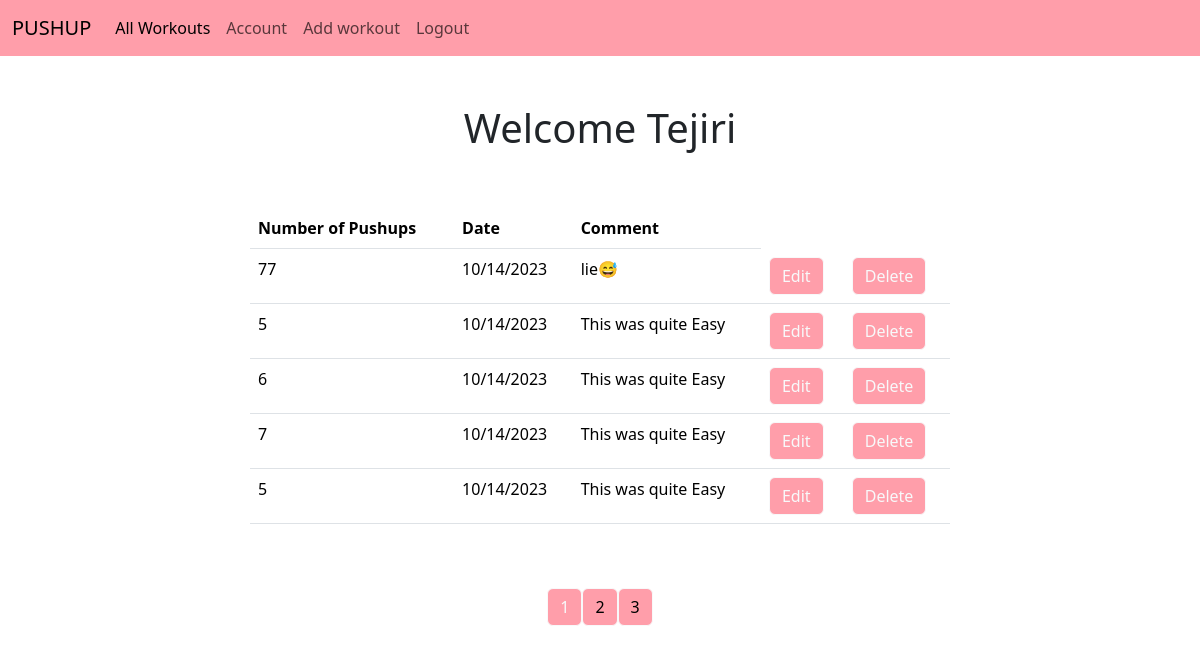
The page /all (signed in) on the database its author committed.
### models.py (models this page shows)
class User(db.Model,UserMixin):
    id=db.Column(db.Integer,primary_key=True, autoincrement=True)
    name = db.Column(db.String(250),nullable=False)
    email = db.Column(db.String(250), primary_key=False,nullable=False,)
    password = db.Column(db.String(250), primary_key=False,nullable=False)
    workouts=db.relationship('Workout',backref='author',lazy=True)

class Workout(db.Model):
    id=db.Column(db.Integer,primary_key=True,autoincrement=True)
    pushups =db.Column(db.Integer,nullable=False)
    date_posted = db.Column(db.DateTime,nullable=False,default=datetime.utcnow)
    comment=db.Column(db.Text,nullable=False)
    user_id=db.Column(db.Integer,db.ForeignKey('user.id'),nullable=False)

### main.py (the view)
@main.route('/all')
@login_required
def user_workouts():
    page=request.args.get('page',1,type=int)
    user=User.query.filter_by(email=current_user.email).first_or_404()
    workouts=Workout.query.filter_by(author=user).paginate(page=page,per_page=5)
    return render_template('all_workouts.html',workouts=workouts,user=user)

### init.py (called while the page is built)
def create_app():
    app=Flask(__name__)
    app.config["SECRET_KEY"] = "secret-key"
    app.config["SQLALCHEMY_DATABASE_URI"] = "sqlite:///db.sqlite"
    db.init_app(app)
    login_manager=LoginManager()
    login_manager.login_view='auth.login'
    login_manager.init_app(app)
    from models import User
    @login_manager.user_loader
    def load_user(user_id):
        return User.query.get(int(user_id))
    from main import main as main_blueprint
    app.register_blueprint(main_blueprint)
    from auth import auth as auth_blueprint
    app.register_blueprint(auth_blueprint)
    with app.app_context():
       db.create_all()
    return app

### templates/all_workouts.html (shortened to what this page needs)
{% extends 'base.html' %}
{% block content %}
<br>
<br>
<h1 class="container d-flex align-items-center justify-content-center">Welcome {{user.name}}</h1>
<br>
<br>
<div class="container d-flex align-items-center justify-content-center">
    <table class="table table-hover" style="width:700px;">
        <thread class="thread-dark">
            <tr>
                <th scope="col">Number of Pushups</th>
                <th scope="col">Date</th>
                <th scope="col">Comment</th>
            </tr>
        </thread>
        <body>
            {% for workout in workouts.items %}
             <tr>
                 <td>{{workout.pushups}}</td>
                 <td>{{workout.date_posted.strftime('%m/%d/%Y')}}</td>
                 <td>{{workout.comment}}</td>
                 <td>
                     <a href="{{url_for('main.update_workout',workout_id=workout.id)}}" class="btn btn-outline-light button " role="button">Edit</a>
                 </td>
                 <td>
                     <a href="{{url_for('main.delete',workout_id=workout.id)}}" class="btn btn-outline-light button" role="button">Delete</a>
                 </td>
             </tr>
          {% endfor%}
        </body>
    </table>
    </div>
<br>
<br>
    <div class="container d-flex align-items-center justify-content-center">
    {% for page_num in workouts.iter_pages(left_edge=1,right_edge=1,left_current=1,right_current=1)%}
    {%if page_num%}
    {%if workouts.page==page_num%}
    <a href="{{url_for('main.user_workouts',page=page_num)}}" class="btn btn-outline-light button">
        {{page_num}}
    </a>
    {%else%}
    <a href="{{url_for('main.user_workouts',page=page_num)}}" class="btn btn-light button">
        {{page_num}}
    </a>
    {%endif%}
    {%else%}
    ...
    {%endif%}
    {%endfor%}
    </div>
{% endblock %}

### static/styles.css (style rules this page uses)
.navbar,.button { background-color: #FF9EAA !important; }

### rows shown on the page
User: name "Tejiri"
Workout: pushups "77", date_posted "10/14/2023", comment "lie😅"
Workout: pushups "5", date_posted "10/14/2023", comment "This was quite Easy"
Workout: pushups "6", date_posted "10/14/2023", comment "This was quite Easy"
Workout: pushups "7", date_posted "10/14/2023", comment "This was quite Easy"
Workout: pushups "5", date_posted "10/14/2023", comment "This was quite Easy"

### other values the page prints
{{ page_num }} "1"
{{ page_num }} "2" "3"
